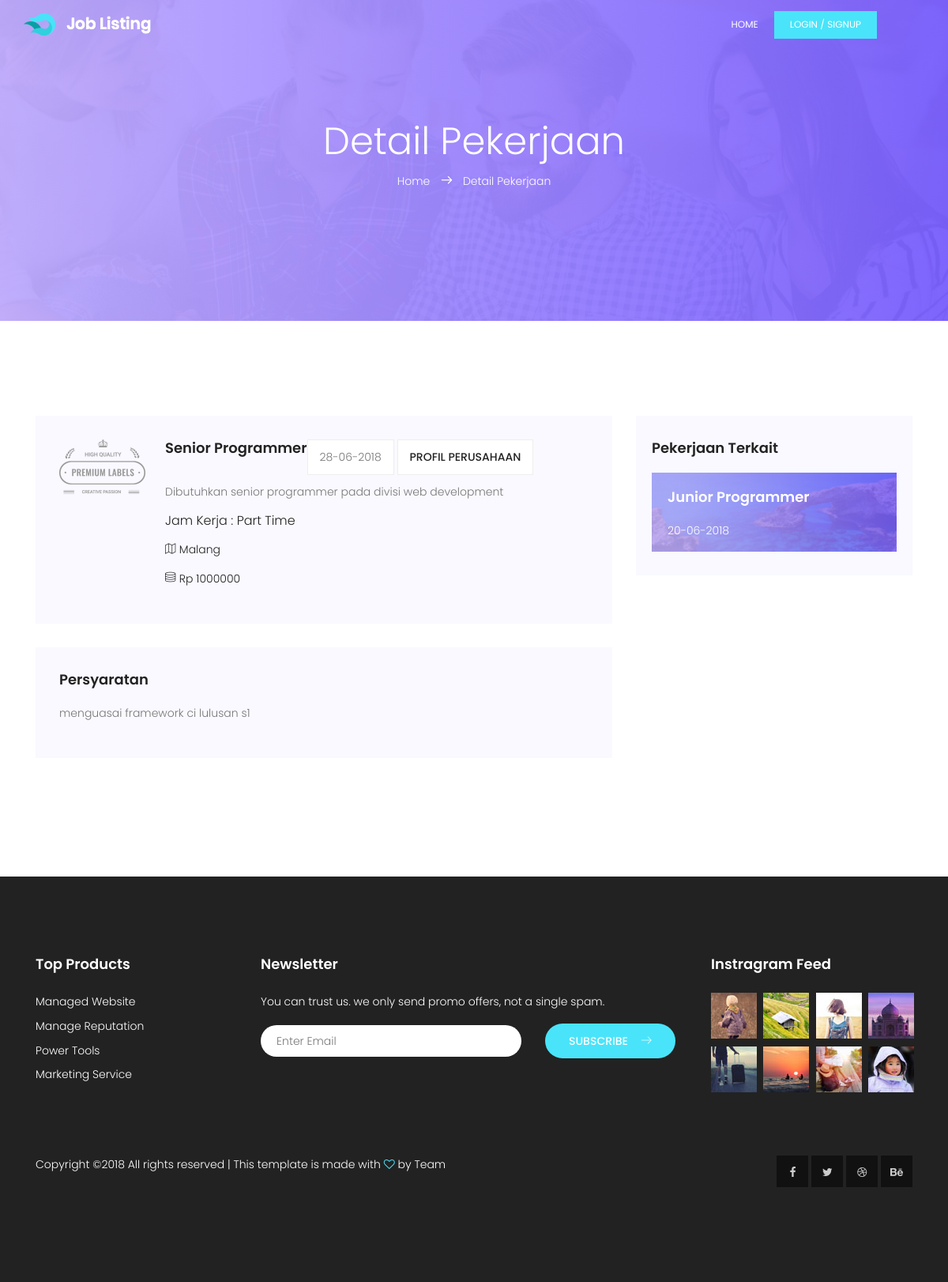
Page /index.php/home/single/2 on the earlier database version.
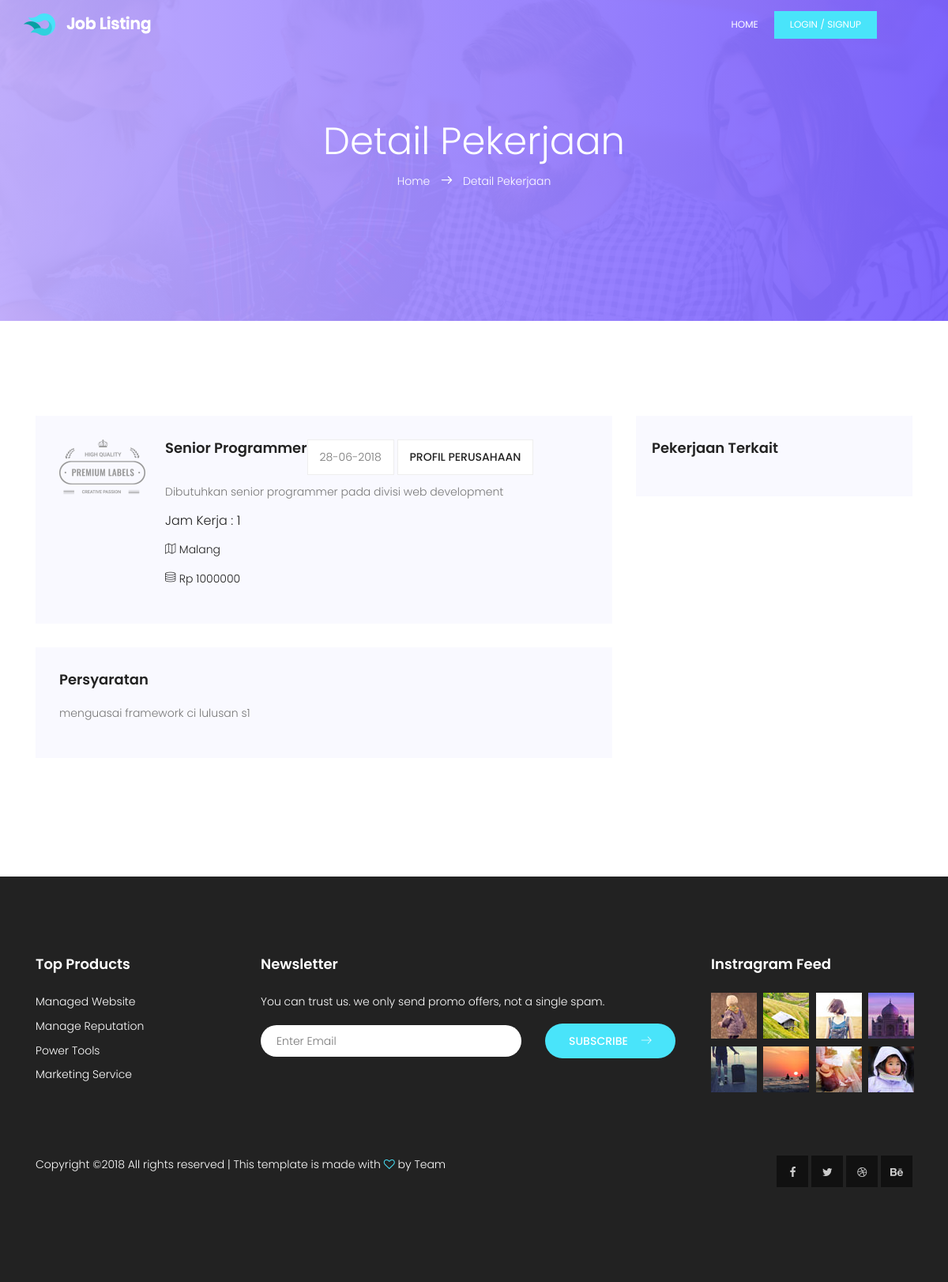
Same page on the later database version.
### tables this page shows
CREATE TABLE `lowongan` (
  `idLowongan` int(11) NOT NULL,
  `lowongan` varchar(50) NOT NULL,
  `deskripsi` varchar(255) NOT NULL,
  `persyaratan` varchar(255) NOT NULL,
  `idPerusahaan` int(11) NOT NULL,
  `tglPost` date NOT NULL,
  `status` enum('buka','tutup') NOT NULL,
  `gaji` bigint(20) NOT NULL,
  `kota` varchar(25) NOT NULL,
  `jamKerja` enum('0','1','2') NOT NULL,
  `kuota` int(11) NOT NULL,
  `fkKategori` int(11) NOT NULL
);

### application/controllers/home.php (called while the page is built, shortened)
<?php
class Home extends CI_Controller {
	var $data;
	public function __construct()
	{
		$this->load->model('lowongan');
		$this->load->model('user');
	}
	public function single($idLowongan, $idPerusahaan = 0)
	{
		$data['userMasuk'] = $this->data;
		if ($idPerusahaan == 0) {
			$data['lowongan'] = $this->lowongan->getLowongan($idLowongan);
			$data['lowonganTerkait'] = $this->lowongan->getLowongan('', $idLowongan, $data['lowongan'][0]->fkKategori);
			$data['pendaftar'] = $this->lowongan->getPendaftar();
			$this->load->view('home/single', $data);
		} else {
			$data['perusahaan'] = $this->user->getPerusahaan($idPerusahaan);
			$data['lowongan'] = $this->lowongan->getLowongan('',0,0,$idPerusahaan);
			$this->load->view('home/perusahaan', $data);
		}
	}
}

### index.php (called while the page is built, shortened)
<?php
require_once BASEPATH.'core/CodeIgniter.php';

### application/models/lowongan.php (called while the page is built, shortened)
<?php
class Lowongan extends CI_Model {
	public function getLowongan($get, $getkat=0, $kategori=0, $idPerusahaan=0)
	{
		$this->db->join('perusahaan', 'lowongan.idPerusahaan = perusahaan.idPerusahaan', 'left');
		$this->db->join('kategori_pekerjaan kp', 'lowongan.fkKategori = kp.idKategori', 'left');
		$this->db->where('status', 'buka');
		$this->db->where('kuota >', 0);
		if ($get > 0) {
			$this->db->where('idLowongan', $get);
		}
		if ($kategori > 0) {
			$this->db->where('idLowongan !=', $getkat);
			$this->db->where('fkKategori', $kategori);
		}
		$this->db->order_by('tglPost', 'desc');
		$query = $this->db->get('lowongan');
		if ($get == 'num') {
			return $query->num_rows();
		} else {
			return $query->result();
		}
	}
}

### application/views/home/single.php (the view, shortened to what this page needs)
<!DOCTYPE html>
<html lang="id" class="no-js">
	<head>
		<?php include 'head.php'; ?>
	</head>
	<body>
		<?php include 'header.php'; ?>
		<section class="banner-area relative" id="home">
			<div class="overlay overlay-bg"></div>
			<div class="container">
				<div class="row d-flex align-items-center justify-content-center">
					<div class="about-content col-lg-12">
						<h1 class="text-white">
							Detail Pekerjaan
						</h1>
						<p class="text-white link-nav"><a href="<?= base_url('index.php/home') ?>">Home </a>  <span class="lnr lnr-arrow-right"></span>  <a href="<?= base_url('index.php/home/single/'.$this->uri->segment(3)) ?>"> Detail Pekerjaan</a></p>
					</div>
				</div>
			</div>
		</section>
		<section class="post-area section-gap">
			<div class="container">
				<div class="row justify-content-center d-flex">
					<div class="col-lg-8 post-list">
						<div class="single-post d-flex flex-row">
							<div class="thumb">
								<img src="<?= base_url('assets/home/img/post.png') ?>">
							</div>
							<div class="details">
								<div class="title d-flex flex-row justify-content-between">
									<div class="titles">
										<h4><?= $lowongan[0]->lowongan ?></h4>
										<br>
									</div>
									<ul class="btns">
										<li><?= date('d-m-Y', strtotime($lowongan[0]->tglPost)) ?></li>
										<li><a href="<?= site_url('home/single/'.$this->uri->segment(3).'/'.$lowongan[0]->idPerusahaan) ?>">Profil Perusahaan</a></li>
									</ul>
								</div>
								<p>
									<?= $lowongan[0]->deskripsi ?>
								</p>
								<h5>Jam Kerja : <?= $lowongan[0]->jamKerja ?></h5>
								<p class="address">
									<span class="lnr lnr-map"></span> <?= $lowongan[0]->kota ?>
								</p>
								<p class="address">
									<span class="lnr lnr-database"></span> Rp <?= $lowongan[0]->gaji ?>
								</p>
							</div>
						</div>
						<div class="single-post job-details">
							<h4 class="single-title">Persyaratan</h4>
							<p>
								<?= $lowongan[0]->persyaratan ?>
							</p>
						</div>
					</div>
					<div class="col-lg-4 sidebar">
						<div class="single-slidebar">
							<h4>Pekerjaan Terkait</h4>
							<?php foreach ($lowonganTerkait as $value): ?>
								<div class="blog-list">
									<div class="single-blog " style="background:#000 url(<?= base_url('assets/home/') ?>img/blog1.jpg);">
										<a href="<?= base_url('index.php/home/single/'.$value->idLowongan) ?>"><h4><?= $value->lowongan ?></h4></a>
										<div class="meta justify-content-between d-flex">
											<p>
												<?= date('d-m-Y', strtotime($value->tglPost)) ?>
											</p>
										</div>
									</div>
								</div>
							<?php endforeach ?>
						</div>
					</div>
				</div>
			</div>
		</section>
		<?php include 'foot.php'; ?>
	</body>
</html>

Differences in the rows shown:
no longer on this page (row edited): lowongan: lowongan "Junior Programmer", tglPost "20-06-2018"
changed lowongan "Senior Programmer": jamKerja "Part Time" → "1"
